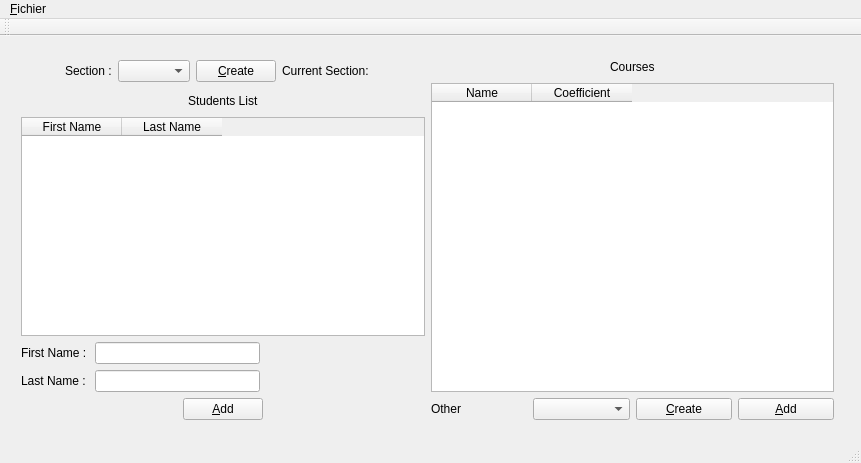
<?xml version="1.0" encoding="UTF-8"?>
<ui version="4.0">
 <class>MainWindow</class>
 <widget class="QMainWindow" name="MainWindow">
  <property name="geometry">
   <rect>
    <x>0</x>
    <y>0</y>
    <width>861</width>
    <height>463</height>
   </rect>
  </property>
  <property name="windowTitle">
   <string>GestEleves</string>
  </property>
  <widget class="QWidget" name="centralWidget">
   <widget class="QWidget" name="">
    <property name="geometry">
     <rect>
      <x>10</x>
      <y>10</y>
      <width>835</width>
      <height>385</height>
     </rect>
    </property>
    <layout class="QHBoxLayout" name="horizontalLayout_4">
     <item>
      <layout class="QVBoxLayout" name="verticalLayout_5">
       <item>
        <layout class="QHBoxLayout" name="horizontalLayout_2">
         <item>
          <spacer name="horizontalSpacer">
           <property name="orientation">
            <enum>Qt::Horizontal</enum>
           </property>
           <property name="sizeHint" stdset="0">
            <size>
             <width>22</width>
             <height>28</height>
            </size>
           </property>
          </spacer>
         </item>
         <item>
          <widget class="QLabel" name="label">
           <property name="text">
            <string>Section :</string>
           </property>
          </widget>
         </item>
         <item>
          <widget class="QComboBox" name="comboBoxSection"/>
         </item>
         <item>
          <widget class="QPushButton" name="pushButtonNewSection">
           <property name="text">
            <string>&amp;Create</string>
           </property>
          </widget>
         </item>
         <item>
          <widget class="QLabel" name="label_7">
           <property name="text">
            <string>Current Section:</string>
           </property>
          </widget>
         </item>
         <item>
          <widget class="QLabel" name="labelSection">
           <property name="text">
            <string/>
           </property>
          </widget>
         </item>
         <item>
          <spacer name="horizontalSpacer_2">
           <property name="orientation">
            <enum>Qt::Horizontal</enum>
           </property>
           <property name="sizeHint" stdset="0">
            <size>
             <width>40</width>
             <height>20</height>
            </size>
           </property>
          </spacer>
         </item>
        </layout>
       </item>
       <item>
        <layout class="QHBoxLayout" name="horizontalLayout_5">
         <item>
          <spacer name="horizontalSpacer_5">
           <property name="orientation">
            <enum>Qt::Horizontal</enum>
           </property>
           <property name="sizeHint" stdset="0">
            <size>
             <width>40</width>
             <height>20</height>
            </size>
           </property>
          </spacer>
         </item>
         <item>
          <widget class="QLabel" name="label_listEleves">
           <property name="text">
            <string>Students List</string>
           </property>
          </widget>
         </item>
         <item>
          <spacer name="horizontalSpacer_6">
           <property name="orientation">
            <enum>Qt::Horizontal</enum>
           </property>
           <property name="sizeHint" stdset="0">
            <size>
             <width>40</width>
             <height>20</height>
            </size>
           </property>
          </spacer>
         </item>
        </layout>
       </item>
       <item>
        <widget class="QTableWidget" name="tableWidgetEleve">
         <column>
          <property name="text">
           <string>First Name</string>
          </property>
         </column>
         <column>
          <property name="text">
           <string>Last Name</string>
          </property>
         </column>
        </widget>
       </item>
       <item>
        <layout class="QHBoxLayout" name="horizontalLayout_3">
         <item>
          <layout class="QVBoxLayout" name="verticalLayout">
           <item>
            <widget class="QLabel" name="label_3">
             <property name="text">
              <string>First Name :</string>
             </property>
            </widget>
           </item>
           <item>
            <widget class="QLabel" name="label_4">
             <property name="text">
              <string>Last Name : </string>
             </property>
            </widget>
           </item>
          </layout>
         </item>
         <item>
          <layout class="QVBoxLayout" name="verticalLayout_2">
           <item>
            <widget class="QLineEdit" name="lineEditNomEleve"/>
           </item>
           <item>
            <widget class="QLineEdit" name="lineEditPrenomEleve"/>
           </item>
          </layout>
         </item>
         <item>
          <layout class="QVBoxLayout" name="verticalLayout_4">
           <item>
            <spacer name="horizontalSpacer_8">
             <property name="orientation">
              <enum>Qt::Horizontal</enum>
             </property>
             <property name="sizeHint" stdset="0">
              <size>
               <width>40</width>
               <height>20</height>
              </size>
             </property>
            </spacer>
           </item>
          </layout>
         </item>
        </layout>
       </item>
       <item>
        <layout class="QHBoxLayout" name="horizontalLayout_6">
         <item>
          <spacer name="horizontalSpacer_9">
           <property name="orientation">
            <enum>Qt::Horizontal</enum>
           </property>
           <property name="sizeHint" stdset="0">
            <size>
             <width>40</width>
             <height>20</height>
            </size>
           </property>
          </spacer>
         </item>
         <item>
          <widget class="QPushButton" name="pushButtonNewEleve">
           <property name="text">
            <string>&amp;Add</string>
           </property>
          </widget>
         </item>
         <item>
          <spacer name="horizontalSpacer_10">
           <property name="orientation">
            <enum>Qt::Horizontal</enum>
           </property>
           <property name="sizeHint" stdset="0">
            <size>
             <width>40</width>
             <height>20</height>
            </size>
           </property>
          </spacer>
         </item>
        </layout>
       </item>
      </layout>
     </item>
     <item>
      <layout class="QVBoxLayout" name="verticalLayout_3">
       <item>
        <layout class="QHBoxLayout" name="horizontalLayout_7">
         <item>
          <spacer name="horizontalSpacer_4">
           <property name="orientation">
            <enum>Qt::Horizontal</enum>
           </property>
           <property name="sizeHint" stdset="0">
            <size>
             <width>40</width>
             <height>20</height>
            </size>
           </property>
          </spacer>
         </item>
         <item>
          <widget class="QLabel" name="label_5">
           <property name="text">
            <string>Courses</string>
           </property>
          </widget>
         </item>
         <item>
          <spacer name="horizontalSpacer_3">
           <property name="orientation">
            <enum>Qt::Horizontal</enum>
           </property>
           <property name="sizeHint" stdset="0">
            <size>
             <width>40</width>
             <height>20</height>
            </size>
           </property>
          </spacer>
         </item>
        </layout>
       </item>
       <item>
        <widget class="QTableWidget" name="tableWidgetMatiere">
         <column>
          <property name="text">
           <string>Name</string>
          </property>
         </column>
         <column>
          <property name="text">
           <string>Coefficient</string>
          </property>
         </column>
        </widget>
       </item>
       <item>
        <layout class="QHBoxLayout" name="horizontalLayout">
         <item>
          <widget class="QLabel" name="label_2">
           <property name="text">
            <string>Other</string>
           </property>
          </widget>
         </item>
         <item>
          <widget class="QComboBox" name="comboBoxMatiere"/>
         </item>
         <item>
          <widget class="QPushButton" name="pushButtonNewMatiere">
           <property name="text">
            <string>&amp;Create</string>
           </property>
          </widget>
         </item>
         <item>
          <widget class="QPushButton" name="pushButtonAddMatiere">
           <property name="text">
            <string>&amp;Add</string>
           </property>
          </widget>
         </item>
        </layout>
       </item>
      </layout>
     </item>
    </layout>
   </widget>
  </widget>
  <widget class="QMenuBar" name="menuBar">
   <property name="geometry">
    <rect>
     <x>0</x>
     <y>0</y>
     <width>861</width>
     <height>27</height>
    </rect>
   </property>
   <widget class="QMenu" name="menuFichier">
    <property name="title">
     <string>&amp;Fichier</string>
    </property>
    <addaction name="separator"/>
    <addaction name="actionQuitter"/>
   </widget>
   <addaction name="menuFichier"/>
  </widget>
  <widget class="QToolBar" name="mainToolBar">
   <attribute name="toolBarArea">
    <enum>TopToolBarArea</enum>
   </attribute>
   <attribute name="toolBarBreak">
    <bool>true</bool>
   </attribute>
  </widget>
  <widget class="QStatusBar" name="statusBar"/>
  <action name="actionQuitter">
   <property name="text">
    <string>Quitter</string>
   </property>
  </action>
 </widget>
 <layoutdefault spacing="6" margin="11"/>
 <resources/>
 <connections/>
</ui>
